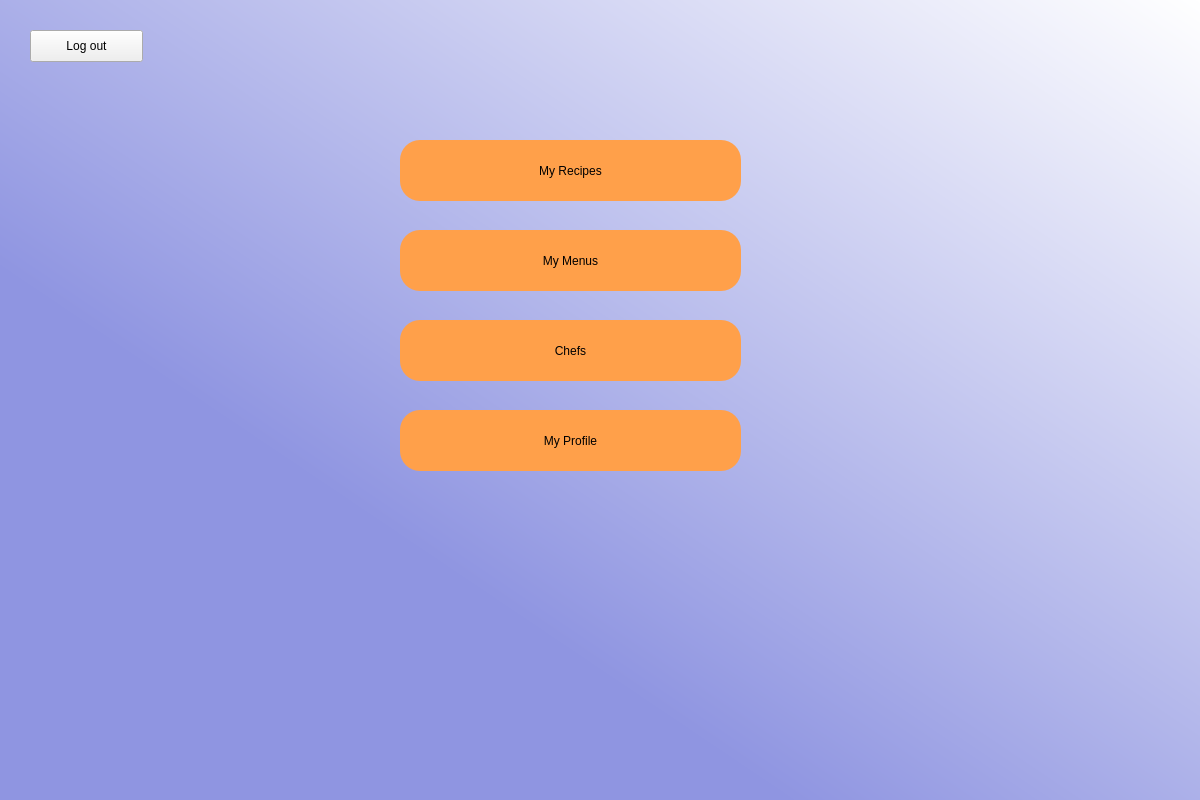
<?xml version="1.0" encoding="UTF-8"?>
<ui version="4.0">
 <class>Dialog</class>
 <widget class="QDialog" name="Dialog">
  <property name="geometry">
   <rect>
    <x>0</x>
    <y>0</y>
    <width>1200</width>
    <height>800</height>
   </rect>
  </property>
  <property name="windowTitle">
   <string>Dialog</string>
  </property>
  <widget class="QWidget" name="widget" native="true">
   <property name="geometry">
    <rect>
     <x>0</x>
     <y>0</y>
     <width>1201</width>
     <height>801</height>
    </rect>
   </property>
   <property name="styleSheet">
    <string notr="true">QWidget#widget{
background-color:qlineargradient(spread:pad, x1:0.275626, y1:0.715909, x2:1, y2:0, stop:0.0689655 rgba(143, 149, 225, 255), stop:1 rgba(255, 255, 255, 255));}</string>
   </property>
   <widget class="QPushButton" name="myRecipes">
    <property name="geometry">
     <rect>
      <x>400</x>
      <y>140</y>
      <width>341</width>
      <height>61</height>
     </rect>
    </property>
    <property name="styleSheet">
     <string notr="true">border-radius:20px;
background-color: rgb(255, 160, 74);
font:rgb(0, 0, 0);</string>
    </property>
    <property name="text">
     <string>My Recipes</string>
    </property>
   </widget>
   <widget class="QPushButton" name="myMenus">
    <property name="geometry">
     <rect>
      <x>400</x>
      <y>230</y>
      <width>341</width>
      <height>61</height>
     </rect>
    </property>
    <property name="styleSheet">
     <string notr="true">border-radius:20px;
background-color: rgb(255, 160, 74);
font:rgb(0, 0, 0);</string>
    </property>
    <property name="text">
     <string>My Menus</string>
    </property>
   </widget>
   <widget class="QPushButton" name="chefs">
    <property name="geometry">
     <rect>
      <x>400</x>
      <y>320</y>
      <width>341</width>
      <height>61</height>
     </rect>
    </property>
    <property name="styleSheet">
     <string notr="true">border-radius:20px;
background-color: rgb(255, 160, 74);
font:rgb(0, 0, 0);</string>
    </property>
    <property name="text">
     <string>Chefs</string>
    </property>
   </widget>
   <widget class="QPushButton" name="myProfile">
    <property name="geometry">
     <rect>
      <x>400</x>
      <y>410</y>
      <width>341</width>
      <height>61</height>
     </rect>
    </property>
    <property name="styleSheet">
     <string notr="true">border-radius:20px;
background-color: rgb(255, 160, 74);
font:rgb(0, 0, 0);</string>
    </property>
    <property name="text">
     <string>My Profile</string>
    </property>
   </widget>
   <widget class="QPushButton" name="back">
    <property name="enabled">
     <bool>true</bool>
    </property>
    <property name="geometry">
     <rect>
      <x>30</x>
      <y>30</y>
      <width>113</width>
      <height>32</height>
     </rect>
    </property>
    <property name="text">
     <string>Log out</string>
    </property>
    <property name="autoDefault">
     <bool>true</bool>
    </property>
   </widget>
  </widget>
 </widget>
 <resources/>
 <connections/>
</ui>
